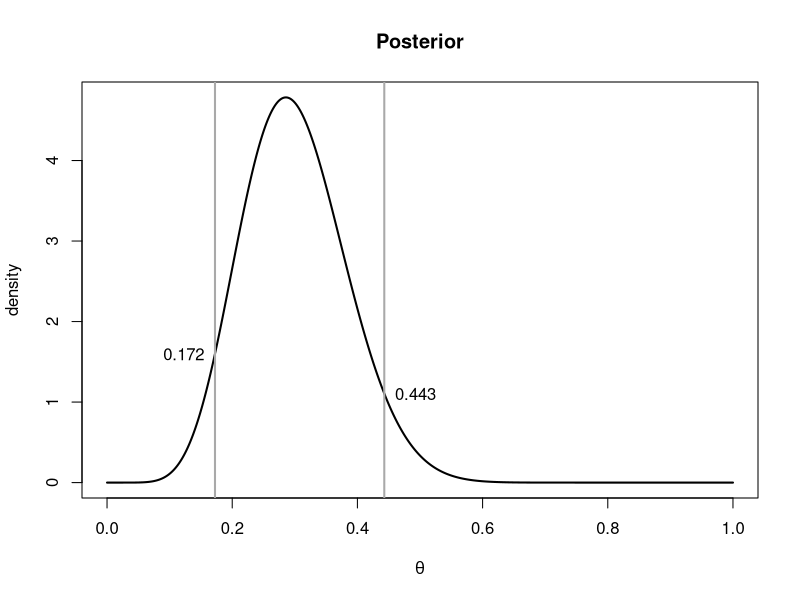
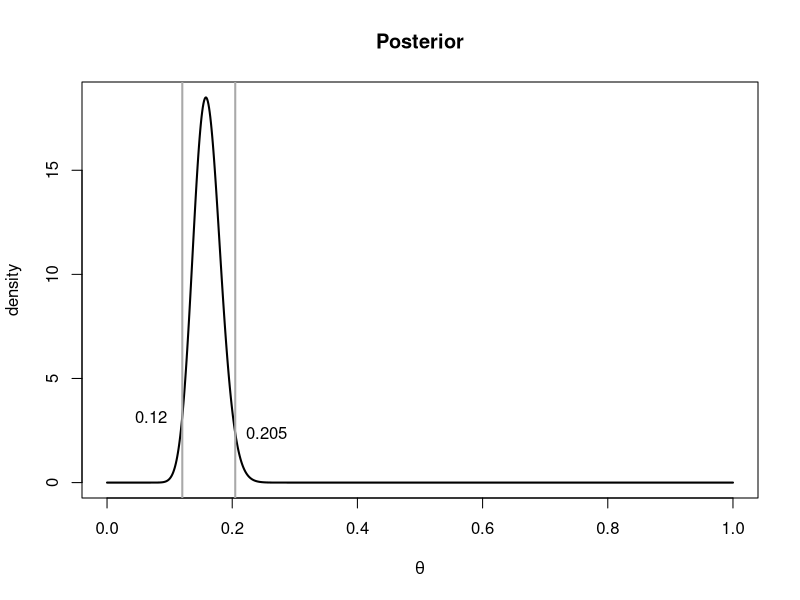
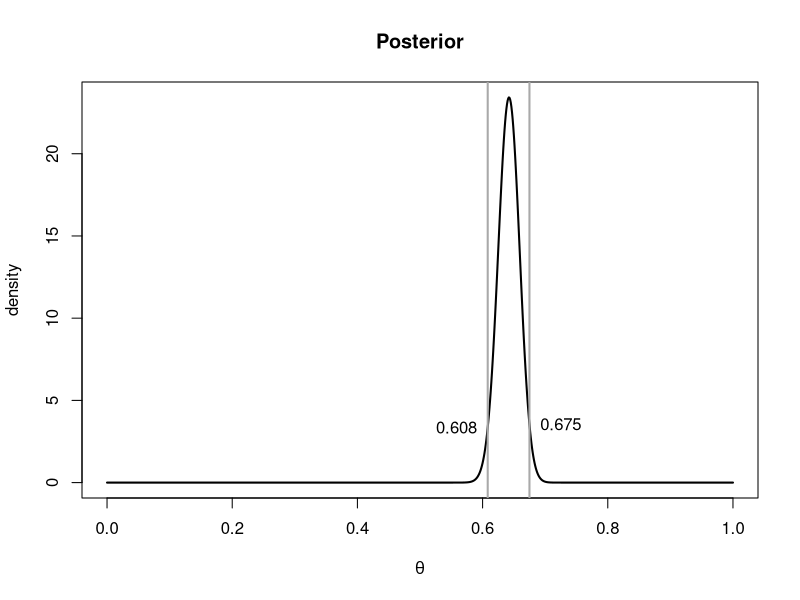
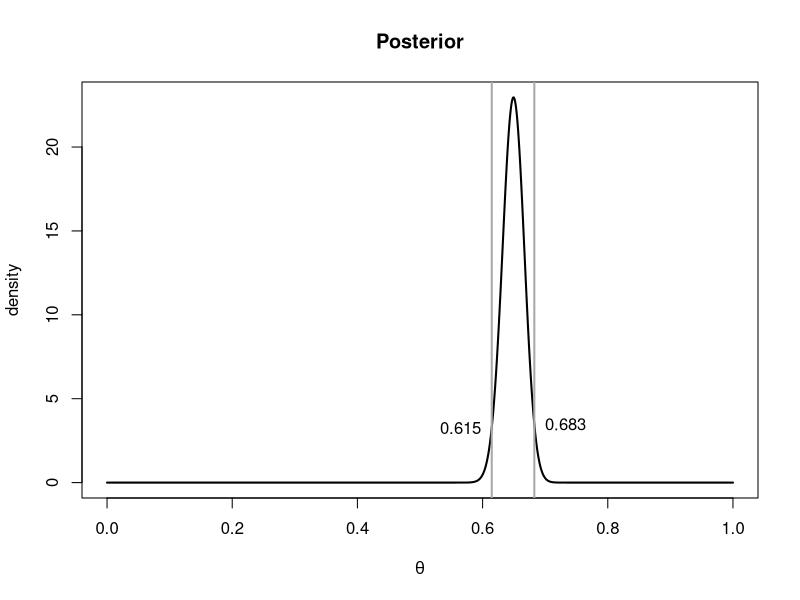
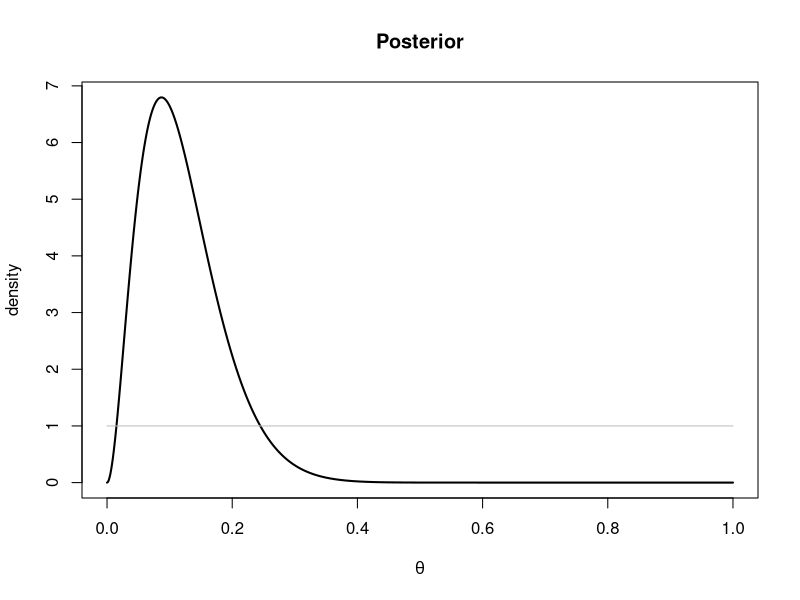
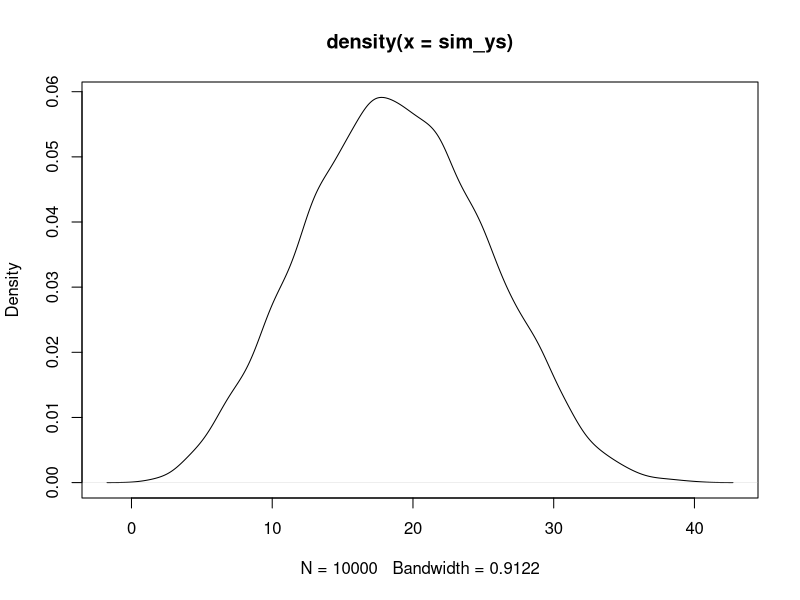

These charts were generated, in order, by the following R code:
## ---- chunk 1
prior_a <- 1
prior_b <- 1

x <- 8
n <- 28

a_star <- prior_a + x
b_star <- prior_b + n - x

Theta <- seq(0,1,length.out=1001)
posterior <- dbeta(Theta, shape1=a_star, shape2=b_star)

interval <- c(qbeta(.05,shape1=a_star,shape2=b_star), qbeta(.95,shape1=a_star,shape2=b_star))
interval
## ---- chunk 2
plot(Theta,posterior, xlab=expression(theta),ylab='density',main='Posterior',type='l',lwd=2)
abline(v=interval,col='darkgrey',lwd=2)
text(interval[1]-.05, dbeta(interval[1],a_star,b_star), round(interval[1], 3))
text(interval[2]+.05, dbeta(interval[2],a_star,b_star), round(interval[2], 3))
## ---- chunk 3
prior_a <- 2
prior_b <- 18

prior_a / (prior_a + prior_b)
## ---- chunk 4
n <- 267
x <- 44

a_star <- prior_a + x
b_star <- prior_b + n - x

Theta <- seq(0,1,length.out=1001)
posterior <- dbeta(Theta, shape1=a_star, shape2=b_star)

interval <- c(qbeta(.025,shape1=a_star,shape2=b_star), qbeta(.975,shape1=a_star,shape2=b_star))
interval
## ---- chunk 5
plot(Theta,posterior, xlab=expression(theta),ylab='density',main='Posterior',type='l',lwd=2)
abline(v=interval,col='darkgrey',lwd=2)
text(interval[1]-.05, dbeta(interval[1],a_star,b_star), round(interval[1], 3))
text(interval[2]+.05, dbeta(interval[2],a_star,b_star), round(interval[2], 3))
## ---- chunk 6

## ---- chunk 7

## ---- chunk 8
prior_a <- 20
prior_b <- 20
n <- 753
x <- 489

a_star <- prior_a + x
b_star <- prior_b + n - x

Theta <- seq(0,1,length.out=1001)
posterior <- dbeta(Theta, shape1=a_star, shape2=b_star)

interval <- c(qbeta(.025,shape1=a_star,shape2=b_star), qbeta(.975,shape1=a_star,shape2=b_star))
interval
## ---- chunk 9
plot(Theta,posterior, xlab=expression(theta),ylab='density',main='Posterior',type='l',lwd=2)
abline(v=interval,col='darkgrey',lwd=2)
text(interval[1]-.05, dbeta(interval[1],a_star,b_star), round(interval[1], 3))
text(interval[2]+.05, dbeta(interval[2],a_star,b_star), round(interval[2], 3))
## ---- chunk 10
prior_a <- 1
prior_b <- 1
n <- 753
x <- 489

a_star <- prior_a + x
b_star <- prior_b + n - x

Theta <- seq(0,1,length.out=1001)
posterior <- dbeta(Theta, shape1=a_star, shape2=b_star)

interval <- c(qbeta(.025,shape1=a_star,shape2=b_star), qbeta(.975,shape1=a_star,shape2=b_star))
interval
## ---- chunk 11
plot(Theta,posterior, xlab=expression(theta),ylab='density',main='Posterior',type='l',lwd=2)
abline(v=interval,col='darkgrey',lwd=2)
text(interval[1]-.05, dbeta(interval[1],a_star,b_star), round(interval[1], 3))
text(interval[2]+.05, dbeta(interval[2],a_star,b_star), round(interval[2], 3))
## ---- chunk 12
prior_a <- 1
prior_b <- 1
n <- 23
x <- 2

a_star <- prior_a + x
b_star <- prior_b + n - x

Theta <- seq(0,1,length.out=1001)
posterior <- dbeta(Theta, shape1=a_star, shape2=b_star)

## ---- chunk 13
plot(Theta,posterior, xlab=expression(theta),ylab='density',main='Posterior',type='l',lwd=2)
lines(Theta, dbeta(Theta, shape1=prior_a, shape2=prior_b), col = 'gray')
## Add Legend
## ---- chunk 14
interval <- c(qbeta(.0025,shape1=a_star,shape2=b_star), qbeta(.9975,shape1=a_star,shape2=b_star))
interval
## ---- chunk 15
sim_vals <- rnorm(15000,mean = -10, sd = sqrt(42))
mean(sim_vals < -13)
## ---- chunk 16
pnorm(-13, mean = -10, sd = sqrt(42))
## ---- chunk 17
n <- 10000
sim_theta <- rbeta(10000, shape1 = 5.8, shape2 = 7.1)
sim_ys <- rbinom(n, size = 42, prob = sim_theta)
plot(density(sim_ys))

#mean(sim_ys == 19)
## ---- chunk 18
prior_a <- 5.8
prior_b <- 7.1
n <- 42
y <- 19

a_star <- prior_a + x
b_star <- prior_b + n - x

Theta <- seq(0,1,length.out=1001)
posterior <- dbeta(Theta, shape1=a_star, shape2=b_star)

interval <- c(qbeta(.05,shape1=a_star,shape2=b_star), qbeta(.95,shape1=a_star,shape2=b_star))
interval
## ---- chunk 19
sim_X <- rbinom(10000, size = 109, prob = .63)
mean(sim_X)
## ---- chunk 20
109 * .63
